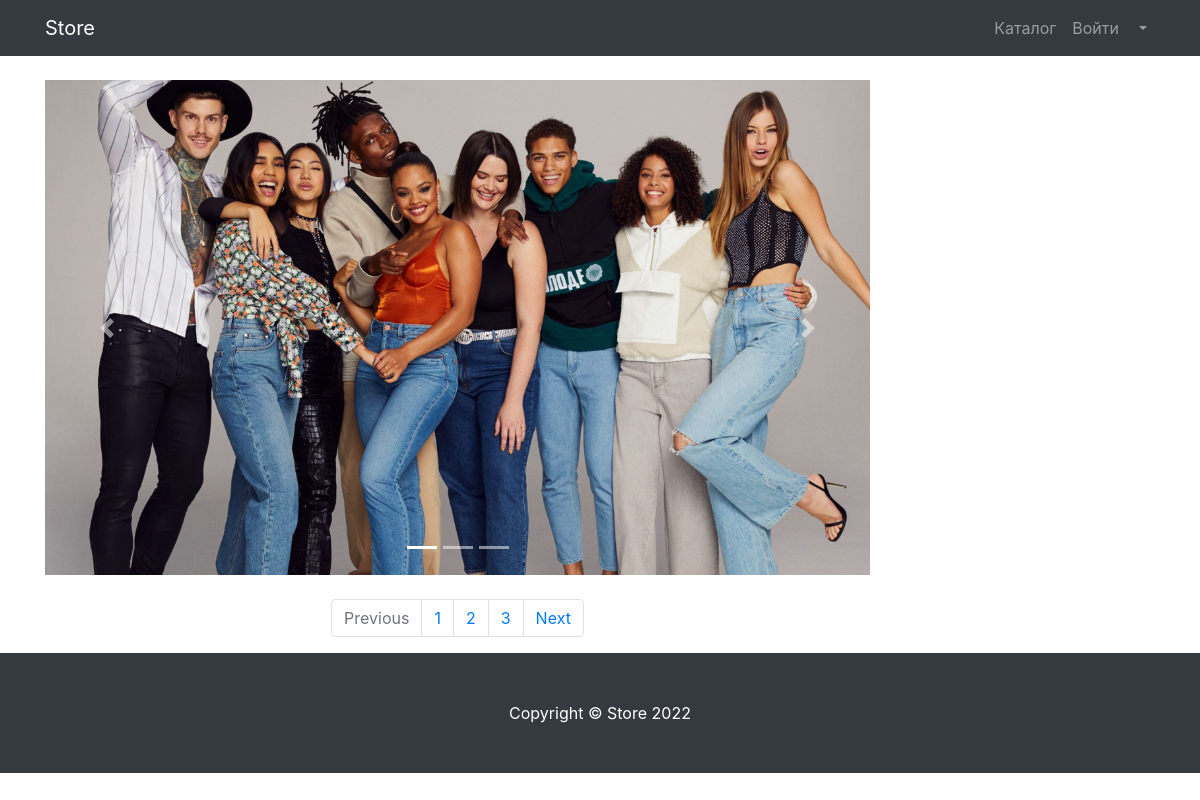
Before: /products/ with the older database file.
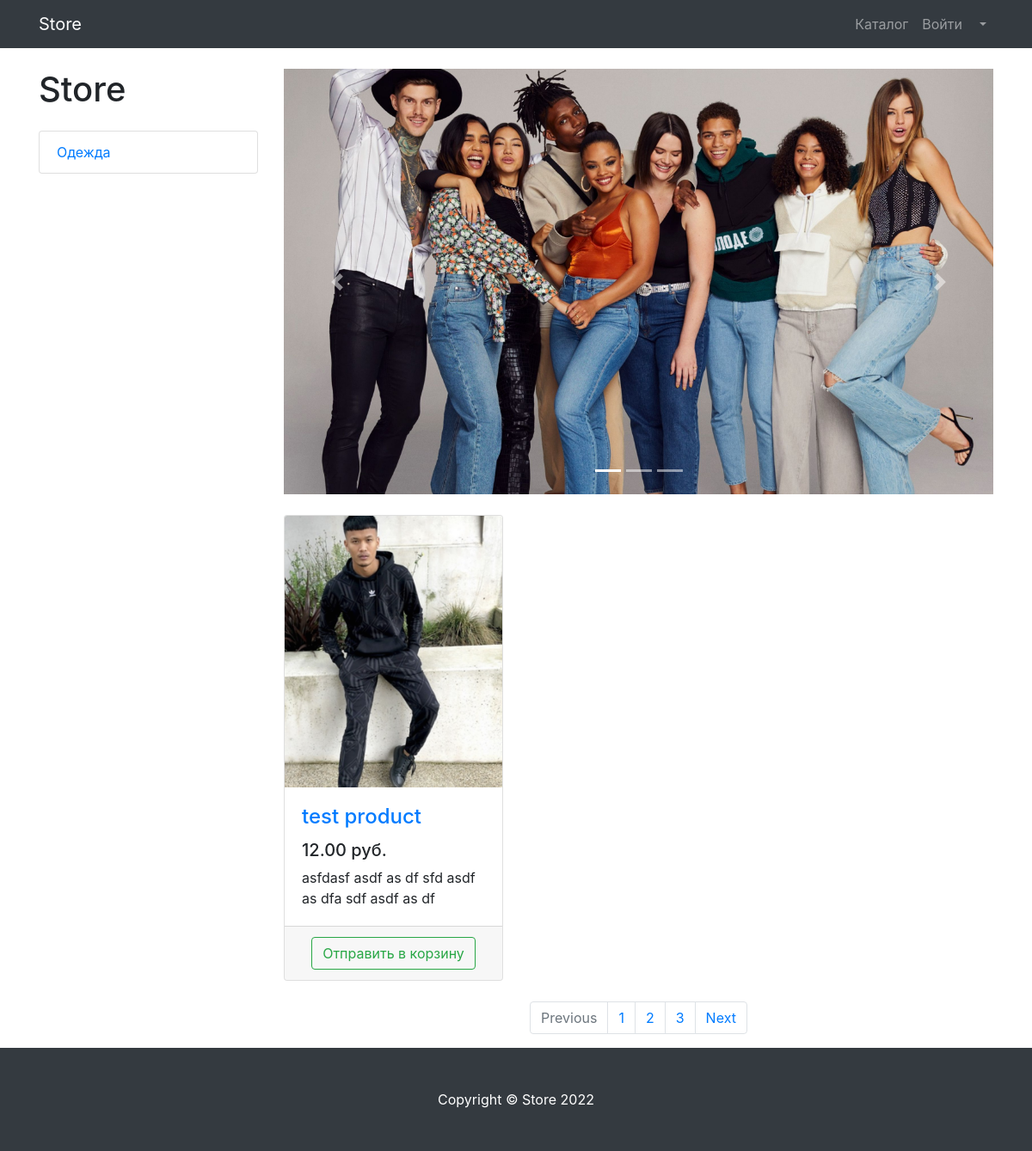
After: the same page with the newer database file.
### products/models.py (models this page shows, shortened)
class ProductCategory(models.Model):
    name = models.CharField(max_length=150)
    description = models.TextField(null=True, blank=True)

class Product(models.Model):
    name = models.CharField(max_length=250)
    description = models.TextField()
    price = models.DecimalField(max_digits=7, decimal_places=2)
    quantity = models.PositiveIntegerField(default=0)
    image = models.ImageField(upload_to='products_image/')
    category = models.ForeignKey(ProductCategory, on_delete=models.CASCADE)

### products/views.py (the view)
# urls.py: path('', products, name='products'),
def products(request):
    context = {
        'products': Product.objects.all(),
        'categories': ProductCategory.objects.all(),
    }
    return render(request, 'products/products.html', context)

### products/templates/products/products.html (shortened to what this page needs)
{% extends 'products/base.html' %}
{% load static %}
{% block css %}
    <link href="{% static 'vendor/css/products.css' %}" rel="stylesheet">
{% endblock %}
{% block contetn %}
    <div class="container">
        <div class="row">
            {% for category in categories %}
                <div class="col-lg-3">
                    <h1 class="my-4">Store</h1>
                    <div class="list-group">
                        <a href="#" class="list-group-item">{{ category.name }}</a>
                    </div>
                </div>
            {% endfor %}
            <div class="col-lg-9">
                <div id="carouselExampleIndicators" class="carousel slide my-4" data-ride="carousel">
                    <ol class="carousel-indicators">
                        <li data-target="#carouselExampleIndicators" data-slide-to="0" class="active"></li>
                        <li data-target="#carouselExampleIndicators" data-slide-to="1"></li>
                        <li data-target="#carouselExampleIndicators" data-slide-to="2"></li>
                    </ol>
                    <div class="carousel-inner" role="listbox">
                        <div class="carousel-item active">
                            <img class="d-block img-fluid" src="{% static 'vendor/img/slides/slide-1.jpg' %}"
                                 alt="First slide">
                        </div>
                    </div>
                    <a class="carousel-control-prev" href="#carouselExampleIndicators" role="button" data-slide="prev">
                        <span class="carousel-control-prev-icon" aria-hidden="true"></span>
                    </a>
                    <a class="carousel-control-next" href="#carouselExampleIndicators" role="button" data-slide="next">
                        <span class="carousel-control-next-icon" aria-hidden="true"></span>
                    </a>
                </div>
                <div class="row">
                    {% for product in products %}
                        <div class="col-lg-4 col-md-6 mb-4">
                        <div class="card h-100">
                            <a href="#">
                                <img class="card-img-top"
                                     src="{{ product.image.url }}"
                                     alt="">
                            </a>
                            <div class="card-body">
                                <h4 class="card-title">
                                    <a href="#">{{ product.name }}</a>
                                </h4>
                                <h5>{{ product.price }} руб.</h5>
                                <p class="card-text">{{ product.description }}</p>
                            </div>
                            <div class="card-footer text-center">
                                <button type="button" class="btn btn-outline-success">Отправить в корзину</button>
                            </div>
                        </div>
                    </div>
                    {% endfor %}
                </div>
                <nav aria-label="Page navigation example">
                    <ul class="pagination justify-content-center">
                        <li class="page-item disabled">
                            <a class="page-link" href="#" tabindex="-1" aria-disabled="true">Previous</a>
                        </li>
                        <li class="page-item"><a class="page-link" href="#">1</a></li>
                        <li class="page-item"><a class="page-link" href="#">2</a></li>
                        <li class="page-item"><a class="page-link" href="#">3</a></li>
                        <li class="page-item">
                            <a class="page-link" href="#">Next</a>
                        </li>
                    </ul>
                </nav>
            </div>
        </div>
    </div>
{% endblock %}
{% block footer %}
    <footer class="py-5 bg-dark">
        <div class="container">
            <p class="m-0 text-center text-white">Copyright &copy; Store 2022</p>
        </div>
    </footer>
{% endblock %}

### products/templates/products/base.html (shortened to what this page needs)
{% load static %}
<!DOCTYPE html>
<html lang="en">
<head>
    <link href="{% static 'vendor/bootstrap/css/bootstrap.min.css' %}" rel="stylesheet">
    {% block css %}{% endblock %}
</head>
<body>
<nav class="navbar navbar-expand-lg navbar-dark bg-dark fixed-top">
    <div class="container">
        <a class="navbar-brand" href="{% url 'index' %}">Store</a>
        <div class="collapse navbar-collapse" id="navbarResponsive">
            <ul class="navbar-nav ml-auto">
                <li class="nav-item">
                    <a class="nav-link" href="{% url 'products:products' %}">Каталог  </a>
                </li>
                <li class="nav-item">
                    <a class="nav-link" href="{% url 'users:login' %}">Войти </a>
                </li>
                <li class="nav-item dropdown">
                    <a class="nav-link dropdown-toggle" href="#" id="navbarDropdown" role="button"
                       data-bs-toggle="dropdown" aria-expanded="false">
                    </a>
                </li>
            </ul>
        </div>
    </div>
</nav>
{% block contetn %} {% endblock %}
{% block footer %} {% endblock %}
</body>

Changed rows visible on the page:
added ProductCategory: name "Одежда"
added Product: image (picture), name "test product", price "12.00", description "asfdasf asdf as df sfd asdf as dfa sdf asdf as df"
